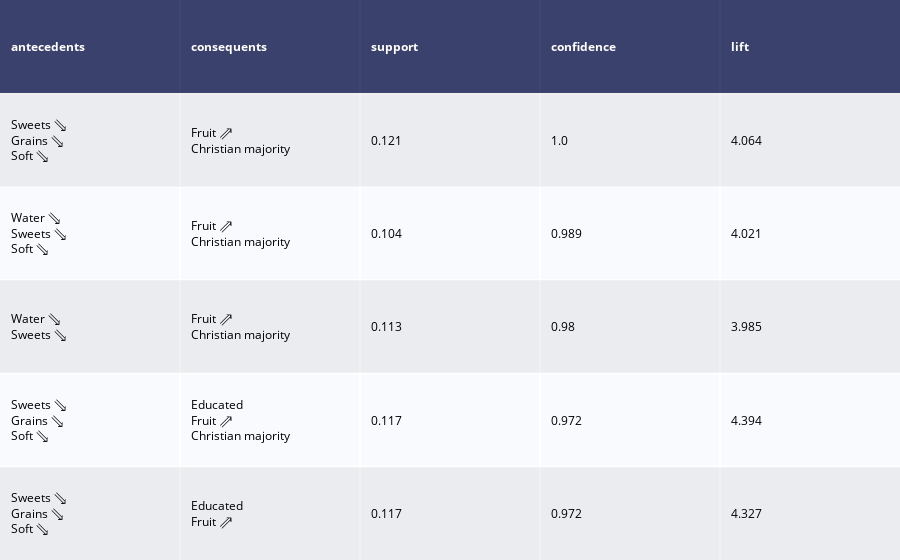

The notebook cell saved with this chart:
### Code cell
rules = rules_association[rules_association.apply(lambda x : True if x["antecedents"].issubset(nutrient_sets) and not x["consequents"].issubset(nutrient_sets) else False, axis = 1)].sort_values(by = "confidence", ascending = False).head(5)
rules["antecedents"] = rules.apply(lambda x: ''.join([label_processor(x).capitalize() + "<br>" for x in list(x["antecedents"])]).replace("_high", u" \u21D7").replace("_low", u" \u21D8") , axis = 1)
rules["consequents"] = rules.apply(lambda x: ''.join([label_processor(x).capitalize() + "<br>" for x in list(x["consequents"])]).replace("_high", u" \u21D7").replace("_low", u" \u21D8").replace("_", " "), axis = 1)
rules[["support","confidence", "lift"]] = rules[["support","confidence", "lift"]].applymap(lambda x : round(x,3))
rules = rules[["antecedents", "consequents", "support","confidence", "lift"]]
fig = ff.create_table(rules, height_constant=60)
fig.show()
fig.write_html("../fierceeagle.github.io/_includes/AssociationRuleTable_Nutrients.html")

### Figure 1 — Plotly figure (JSON) as saved in the notebook; plotly's stock layout.template omitted (floating-point values rounded to 4 significant figures)
{"data": [{"colorscale": [[0, "#00083e"], [0.5, "#ededee"], [1, "#ffffff"]], "hoverinfo": "none", "opacity": 0.75, "showscale": false, "type": "heatmap", "z": [[0, 0, 0, 0, 0], [0.5, 0.5, 0.5, 0.5, 0.5], [1, 1, 1, 1, 1], [0.5, 0.5, 0.5, 0.5, 0.5], [1, 1, 1, 1, 1], [0.5, 0.5, 0.5, 0.5, 0.5]]}], "layout": {"annotations": [{"align": "left", "font": {"color": "#ffffff"}, "showarrow": false, "text": "<b>antecedents</b>", "x": -0.45, "xanchor": "left", "xref": "x", "y": 0, "yref": "y"}, {"align": "left", "font": {"color": "#ffffff"}, "showarrow": false, "text": "<b>consequents</b>", "x": 0.55, "xanchor": "left", "xref": "x", "y": 0, "yref": "y"}, {"align": "left", "font": {"color": "#ffffff"}, "showarrow": false, "text": "<b>support</b>", "x": 1.55, "xanchor": "left", "xref": "x", "y": 0, "yref": "y"}, {"align": "left", "font": {"color": "#ffffff"}, "showarrow": false, "text": "<b>confidence</b>", "x": 2.55, "xanchor": "left", "xref": "x", "y": 0, "yref": "y"}, {"align": "left", "font": {"color": "#ffffff"}, "showarrow": false, "text": "<b>lift</b>", "x": 3.55, "xanchor": "left", "xref": "x", "y": 0, "yref": "y"}, {"align": "left", "font": {"color": "#000000"}, "showarrow": false, "text": "Sweets ⇘<br>Grains ⇘<br>Soft ⇘<br>", "x": -0.45, "xanchor": "left", "xref": "x", "y": 1, "yref": "y"}, {"align": "left", "font": {"color": "#000000"}, "showarrow": false, "text": "Fruit ⇗<br>Christian majority<br>", "x": 0.55, "xanchor": "left", "xref": "x", "y": 1, "yref": "y"}, {"align": "left", "font": {"color": "#000000"}, "showarrow": false, "text": "0.121", "x": 1.55, "xanchor": "left", "xref": "x", "y": 1, "yref": "y"}, {"align": "left", "font": {"color": "#000000"}, "showarrow": false, "text": "1.0", "x": 2.55, "xanchor": "left", "xref": "x", "y": 1, "yref": "y"}, {"align": "left", "font": {"color": "#000000"}, "showarrow": false, "text": "4.064", "x": 3.55, "xanchor": "left", "xref": "x", "y": 1, "yref": "y"}, {"align": "left", "font": {"color": "#000000"}, "showarrow": false, "text": "Water ⇘<br>Sweets ⇘<br>Soft ⇘<br>", "x": -0.45, "xanchor": "left", "xref": "x", "y": 2, "yref": "y"}, {"align": "left", "font": {"color": "#000000"}, "showarrow": false, "text": "Fruit ⇗<br>Christian majority<br>", "x": 0.55, "xanchor": "left", "xref": "x", "y": 2, "yref": "y"}, {"align": "left", "font": {"color": "#000000"}, "showarrow": false, "text": "0.104", "x": 1.55, "xanchor": "left", "xref": "x", "y": 2, "yref": "y"}, {"align": "left", "font": {"color": "#000000"}, "showarrow": false, "text": "0.989", "x": 2.55, "xanchor": "left", "xref": "x", "y": 2, "yref": "y"}, {"align": "left", "font": {"color": "#000000"}, "showarrow": false, "text": "4.021", "x": 3.55, "xanchor": "left", "xref": "x", "y": 2, "yref": "y"}, {"align": "left", "font": {"color": "#000000"}, "showarrow": false, "text": "Water ⇘<br>Sweets ⇘<br>", "x": -0.45, "xanchor": "left", "xref": "x", "y": 3, "yref": "y"}, {"align": "left", "font": {"color": "#000000"}, "showarrow": false, "text": "Fruit ⇗<br>Christian majority<br>", "x": 0.55, "xanchor": "left", "xref": "x", "y": 3, "yref": "y"}, {"align": "left", "font": {"color": "#000000"}, "showarrow": false, "text": "0.113", "x": 1.55, "xanchor": "left", "xref": "x", "y": 3, "yref": "y"}, {"align": "left", "font": {"color": "#000000"}, "showarrow": false, "text": "0.98", "x": 2.55, "xanchor": "left", "xref": "x", "y": 3, "yref": "y"}, {"align": "left", "font": {"color": "#000000"}, "showarrow": false, "text": "3.985", "x": 3.55, "xanchor": "left", "xref": "x", "y": 3, "yref": "y"}, {"align": "left", "font": {"color": "#000000"}, "showarrow": false, "text": "Sweets ⇘<br>Grains ⇘<br>Soft ⇘<br>", "x": -0.45, "xanchor": "left", "xref": "x", "y": 4, "yref": "y"}, {"align": "left", "font": {"color": "#000000"}, "showarrow": false, "text": "Educated<br>Fruit ⇗<br>Christian majority<br>", "x": 0.55, "xanchor": "left", "xref": "x", "y": 4, "yref": "y"}, {"align": "left", "font": {"color": "#000000"}, "showarrow": false, "text": "0.117", "x": 1.55, "xanchor": "left", "xref": "x", "y": 4, "yref": "y"}, {"align": "left", "font": {"color": "#000000"}, "showarrow": false, "text": "0.972", "x": 2.55, "xanchor": "left", "xref": "x", "y": 4, "yref": "y"}, {"align": "left", "font": {"color": "#000000"}, "showarrow": false, "text": "4.394", "x": 3.55, "xanchor": "left", "xref": "x", "y": 4, "yref": "y"}, {"align": "left", "font": {"color": "#000000"}, "showarrow": false, "text": "Sweets ⇘<br>Grains ⇘<br>Soft ⇘<br>", "x": -0.45, "xanchor": "left", "xref": "x", "y": 5, "yref": "y"}, {"align": "left", "font": {"color": "#000000"}, "showarrow": false, "text": "Educated<br>Fruit ⇗<br>", "x": 0.55, "xanchor": "left", "xref": "x", "y": 5, "yref": "y"}, {"align": "left", "font": {"color": "#000000"}, "showarrow": false, "text": "0.117", "x": 1.55, "xanchor": "left", "xref": "x", "y": 5, "yref": "y"}, {"align": "left", "font": {"color": "#000000"}, "showarrow": false, "text": "0.972", "x": 2.55, "xanchor": "left", "xref": "x", "y": 5, "yref": "y"}, {"align": "left", "font": {"color": "#000000"}, "showarrow": false, "text": "4.327", "x": 3.55, "xanchor": "left", "xref": "x", "y": 5, "yref": "y"}], "autosize": true, "margin": {"b": 0, "l": 0, "r": 0, "t": 0}, "xaxis": {"autorange": true, "dtick": 1, "gridwidth": 2, "range": [-0.5, 4.5], "showticklabels": false, "tick0": -0.5, "ticks": "", "zeroline": false}, "yaxis": {"autorange": true, "dtick": 1, "gridwidth": 2, "range": [5.5, -0.5], "showticklabels": false, "tick0": 0.5, "ticks": "", "zeroline": false}}}
